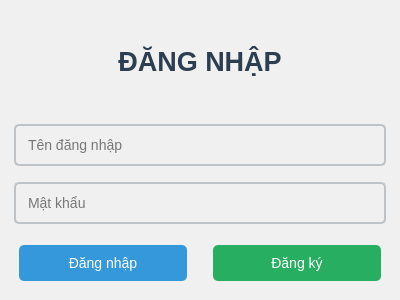
<?xml version="1.0" encoding="UTF-8"?>
<ui version="4.0">
 <class>LoginWindow</class>
 <widget class="QMainWindow" name="LoginWindow">
  <property name="geometry">
   <rect>
    <x>0</x>
    <y>0</y>
    <width>400</width>
    <height>300</height>
   </rect>
  </property>
  <property name="windowTitle">
   <string>Đăng nhập - Game Store</string>
  </property>
  <property name="styleSheet">
   <string notr="true">background-color: #f0f0f0;</string>
  </property>
  <widget class="QWidget" name="centralwidget">
   <layout class="QVBoxLayout" name="verticalLayout">
    <item>
     <widget class="QLabel" name="label_title">
      <property name="font">
       <font>
        <family>Arial</family>
        <pointsize>20</pointsize>
        <weight>75</weight>
        <bold>true</bold>
       </font>
      </property>
      <property name="styleSheet">
       <string notr="true">color: #2c3e50; margin: 20px;</string>
      </property>
      <property name="text">
       <string>ĐĂNG NHẬP</string>
      </property>
      <property name="alignment">
       <set>Qt::AlignCenter</set>
      </property>
     </widget>
    </item>
    <item>
     <layout class="QVBoxLayout" name="form_layout">
      <item>
       <widget class="QLineEdit" name="username_edit">
        <property name="styleSheet">
         <string notr="true">QLineEdit {
    padding: 10px;
    font-size: 14px;
    border: 2px solid #bdc3c7;
    border-radius: 5px;
    margin: 5px;
}
QLineEdit:focus {
    border-color: #3498db;
}</string>
        </property>
        <property name="placeholderText">
         <string>Tên đăng nhập</string>
        </property>
       </widget>
      </item>
      <item>
       <widget class="QLineEdit" name="password_edit">
        <property name="styleSheet">
         <string notr="true">QLineEdit {
    padding: 10px;
    font-size: 14px;
    border: 2px solid #bdc3c7;
    border-radius: 5px;
    margin: 5px;
}
QLineEdit:focus {
    border-color: #3498db;
}</string>
        </property>
        <property name="echoMode">
         <enum>QLineEdit::Password</enum>
        </property>
        <property name="placeholderText">
         <string>Mật khẩu</string>
        </property>
       </widget>
      </item>
     </layout>
    </item>
    <item>
     <layout class="QHBoxLayout" name="button_layout">
      <item>
       <widget class="QPushButton" name="login_btn">
        <property name="styleSheet">
         <string notr="true">QPushButton {
    padding: 10px 20px;
    font-size: 14px;
    background-color: #3498db;
    color: white;
    border: none;
    border-radius: 5px;
    margin: 10px;
}
QPushButton:hover {
    background-color: #2980b9;
}</string>
        </property>
        <property name="text">
         <string>Đăng nhập</string>
        </property>
       </widget>
      </item>
      <item>
       <widget class="QPushButton" name="register_btn">
        <property name="styleSheet">
         <string notr="true">QPushButton {
    padding: 10px 20px;
    font-size: 14px;
    background-color: #27ae60;
    color: white;
    border: none;
    border-radius: 5px;
    margin: 10px;
}
QPushButton:hover {
    background-color: #229954;
}</string>
        </property>
        <property name="text">
         <string>Đăng ký</string>
        </property>
       </widget>
      </item>
     </layout>
    </item>
   </layout>
  </widget>
 </widget>
 <resources/>
 <connections/>
</ui>
